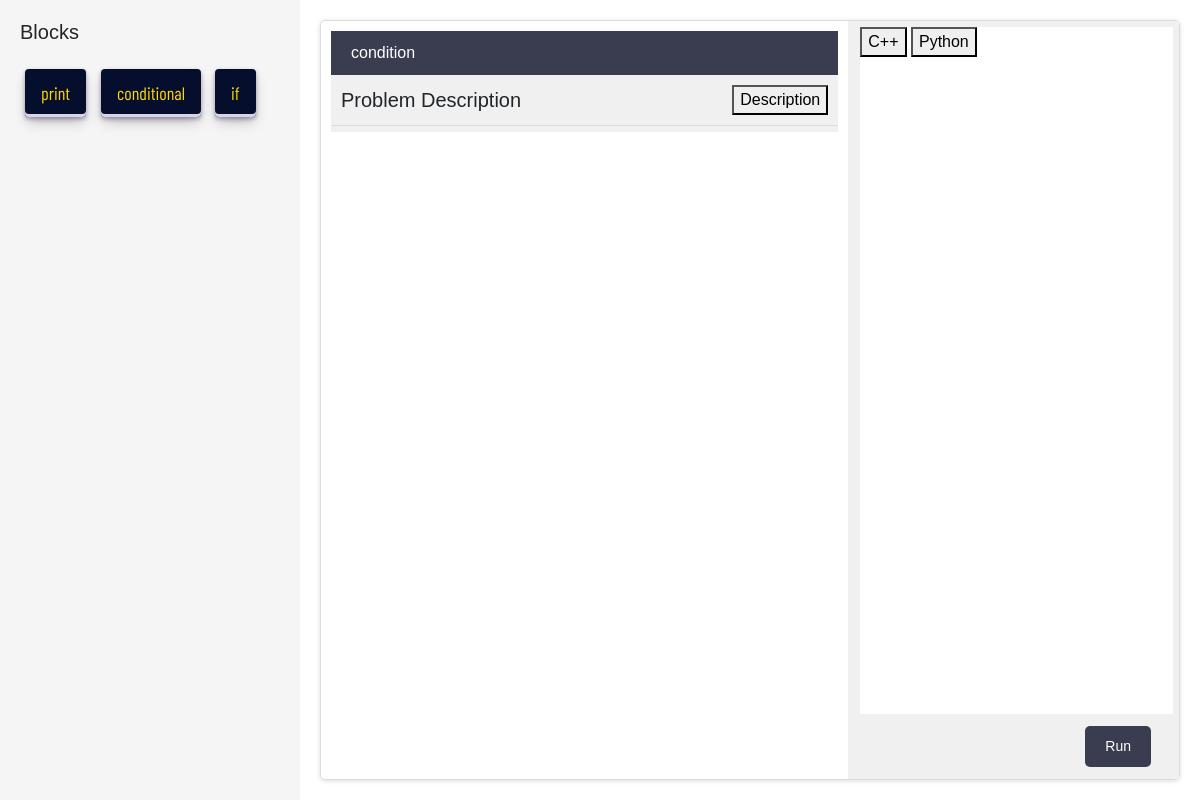
The app's page /tutorial/condition/ (signed in), older data.
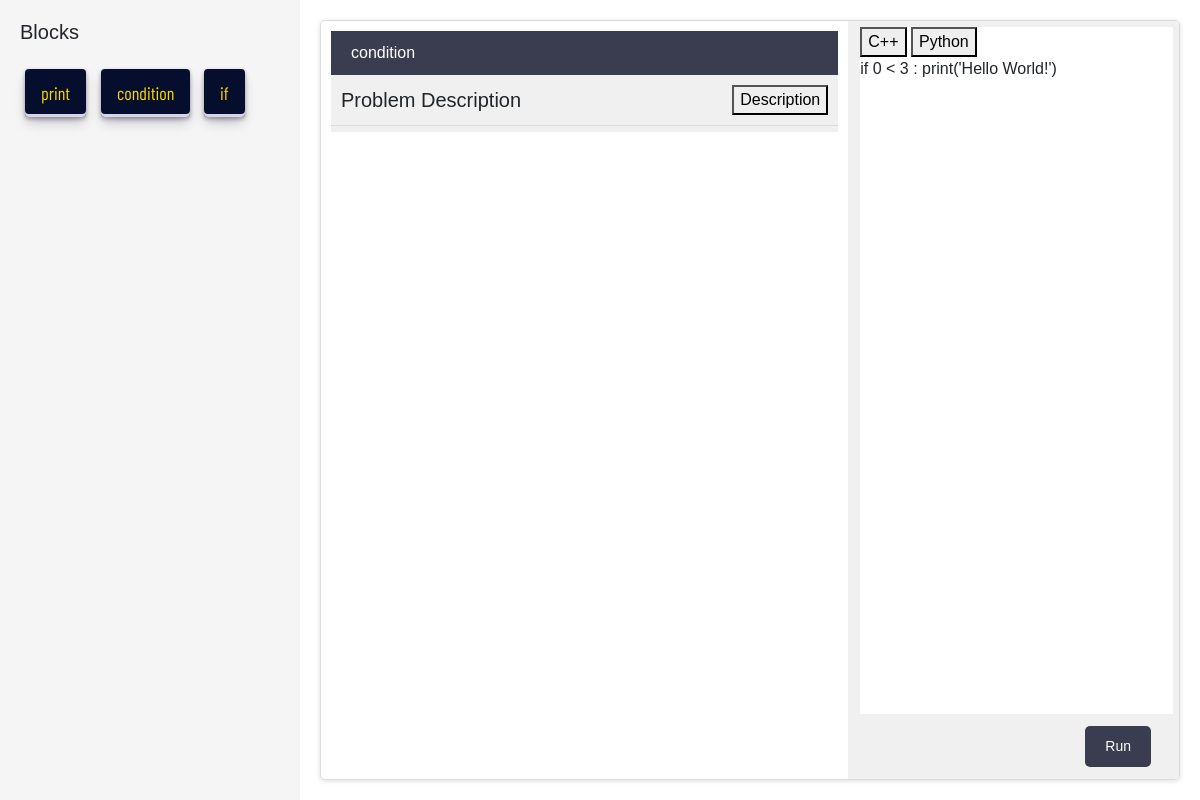
The same page, newer data.
### TutorialsBlocks/models.py (models this page shows, shortened)
class Tutorial(models.Model):
    tname = models.CharField(max_length=25, primary_key=True)
    body = models.TextField()
    block_id = models.CharField(max_length=50)
    valid_code = models.TextField()
    sequence = models.IntegerField(default=0)

### mainBlocks/models.py (models this page shows, shortened)
class Problem(models.Model):
    problem_id = models.CharField(max_length=25, null=True)
    submission_date = models.DateTimeField(auto_now=True)
    submission_status = models.CharField(max_length=10, default='submitted')
    user_code = models.TextField()

### TutorialsBlocks/views.py (the view)
# urls.py: path('<str:tname>/', renderTutorials, name='renderTutorials'),
def renderTutorials(request, tname):
    form = UserCodeForm()
    tutorial = Tutorial.objects.get(tname=tname)
    user = User.objects.get(username=request.user.username)
    if request.method == 'POST':
        form = UserCodeForm(request.POST)
        print(form)
        if form.is_valid():
            user_code = form.cleaned_data['user_code']
            p = Problem(problem_id=tname, submission_status="submitted", user_code=user_code)
            p.user = user
            p.save()
            next_tutorial = Tutorial.objects.filter(sequence__gt=tutorial.sequence).order_by('sequence').first()
            print('se', tutorial.sequence)
            print('se', next_tutorial)
            if next_tutorial:
                return redirect(reverse('tutorial:renderTutorials', args=[next_tutorial.tname]))
        else:
            print(form.errors)
    else:
        form = UserCodeForm()
    text = tutorial.block_id.split(' ')
    dic=[]
    profile = user.profile
    user_code = profile.problems.filter(problem_id = tname)
    if user_code.exists():
        user_code = user_code.first().user_code
    else:
        user_code = ''
    for id in text:
        dic.append(id)
    context = {
        'my_template': 'TutorialsBlocks/tutorials.html',
        'tutorial': tutorial,
        'id': dic,
        'form': form,
        'prev_code': user_code
    }
    return render(request, 'blocks.html', context)

### templates/blocks.html (shortened to what this page needs)
{% extends my_template %}
{% load static %}
   {% block mainscript %}
<head>
   <link rel="stylesheet" href="{% static '/Am-style/if.css' %}">
   <link rel="stylesheet" href="{% static 'Am-style/front/home.css' %}" />
      <link
      rel="stylesheet"
      href="https://cdn.jsdelivr.net/npm/intro.js@3.2.1/introjs.min.css"
    />
    <link
      href="https://cdn.jsdelivr.net/npm/bootstrap@5.0.0-beta1/dist/css/bootstrap.min.css"
      rel="stylesheet"
    />
   </head>
   {% endblock mainscript %}
      {% block block %}
      {% for block_id in id %}
         {% with trimmed_id=block_id|slice:"-5" %}
            <button class="button-30"
            data-hint="Here you can get all the variety of coffee."
            data-hintposition="bottom-middle"
            role="button">{{ trimmed_id }}</button>
         {% endwith %}
      {% endfor %}
      {% endblock block %}

### TutorialsBlocks/templates/TutorialsBlocks/tutorials.html (shortened to what this page needs)
{% load static %}
<!DOCTYPE html>
<html>
<head>
  {% block mainscript %}
  {% endblock mainscript %}
</head>
<body>
	<div class="left-section">
		<h2>Blocks</h2>
			{% block block %}
			{% endblock %}
   </div>
  <div class="right-section">
	<div class="problem-body">
		<div class="header">{{  tutorial.tname  }}</div>
	  <div class="problem-header">
		<h2>Problem Description</h2>
		<button onclick="windowOpener();">Description</button>
	  </div>
	  <div class="codesspace">
			<svg class="Am-workspace"xmlns="http://www.w3.org/2000/svg"
			xmlns:xlink="http://www.w3.org/1999/xlink"
			xmlns:html="http://www.w3.org/1999/xhtml"
			version="1.1" width="100%" height="100%">
			<g class="Am-workspace main">
				<filter id="my-filter">
					<feGaussianBlur stdDeviation="4" />
				  </filter>
		</g>
		</svg>
	  </div>
	</div>
	<div class="workspace">
		<div>
			<button onclick="window.lang_id = 0; window.translateAndSet()">C++</button>
			<button onclick="window.lang_id = 1; window.translateAndSet()">Python</button>
		</div>
		<p id ='user_code' style="height: 100%;" >
			{{prev_code}}
		</p>
		<p id='error' style="height: 10%"> </p>
		<form method="post">
			 <div class="footer">
				{% if step == 1 %}
				<button value="<-step"  ><- step </button>
					<button value="step->"  >step -> </button>
				{% else %}
					<button  type="submit" value="Submit"  >Run </button>
				{% endif %}
			</div>
		</form>
	</div>
  </body>
</html>

### static/Am-style/if.css (style rules this page uses)
body { fill: rgb(255, 255, 255); font-family: 'Gill Sans', 'Gill Sans MT', Calibri, 'Trebuchet MS', sans-serif; font-size: larger; margin: 0; }

### static/Am-style/front/home.css (style rules this page uses)
.button-30 { margin: 5px; align-items: center; appearance: none; background-color: #050e2d; border-radius: 4px; border-width: 0; box-shadow: rgba(45, 35, 66, 0.4) 0 2px 4px,rgba(45, 35, 66, 0.3) 0 7px 13px -3px,#D6D6E7 0 -3px 0 inset; box-sizing: border-box; color: #FFD700; cursor: pointer; display: inline-flex; font-family: BarlowCondensed; height: 48px; justify-content: center; line-height: 1; list-style: none; overflow: hidden; padding-left: 16px; padding-right: 16px; position: relative; text-align: left; text-decoration: none; transition: box-shadow .15s,transform .15s; user-select: none; -webkit-user-select: none; touch-action: manipulation; white-space: nowrap; will-change: box-shadow,transform; font-size: 18px; }

### TutorialsBlocks/templates/TutorialsBlocks/tutorials.html (style rules this page uses)
body { font-family: sans-serif; margin: 0; padding: 0; display: flex; flex-direction: row; height: 100vh; }
.left-section { background-color: #f5f5f5; flex: 0 0 300px; flex-direction: column; padding: 20px; }
.left-section h2 { font-size: 20px; margin: 0; margin-bottom: 20px; }
.right-section { flex: 1; display: flex; flex-direction: row; margin: 20px; border: 1px solid #dcdcdc; box-shadow: 0px 1px 5px #dcdcdc; border-radius: 5px; overflow: hidden; }
.header { background-color: #393d4f; color: #fff; padding: 10px 20px; }
.problem-header { background-color: #f0f0f0; padding: 10px; display: flex; flex-direction: row; align-items: center; justify-content: space-between; border-bottom: 1px solid #dcdcdc; }
.problem-header h2 { font-size: 20px; margin: 0; }
.problem-body { width: 50%; padding: 10px; line-height: 1.5; border-right: solid 6px #f0f0f0; }
.workspace { flex: 2; display: flex; flex-direction: column; border-top: solid 6px #f0f0f0; }
.footer { background-color: #f0f0f0; padding: 10px 20px; display: flex; flex-direction: row; align-items: center; justify-content: flex-end; }
.footer button { background-color: #393d4f; color: #fff; padding: 10px 20px; border: none; border-radius: 5px; font-size: 14px; cursor: pointer; margin: 2px; }
.workspace { flex: 3; display: flex; flex-direction: column; border-left: solid 6px #f0f0f0; border-right: solid 6px #f0f0f0; }
.problem-body { width: 50%; padding: 10px; flex-grow: 1; line-height: 1.5; border-right: solid 6px #f0f0f0; }
.codesspace { height: 100%; width: 100%; border-top: solid 6px #f0f0f0; bottom: 0; }

Row changes from the older to the newer data that the page shows:
added Problem: user_code "if 0 < 3 : print('Hello World!')"
Text that changed along with them:
new list line: "condition"
list line gone: "conditional"
